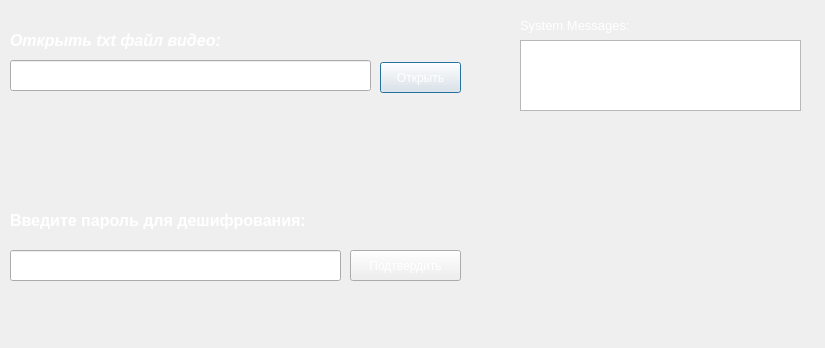
<?xml version="1.0" encoding="UTF-8"?>
<ui version="4.0">
 <class>Dialog_decode_video</class>
 <widget class="QDialog" name="Dialog_decode_video">
  <property name="geometry">
   <rect>
    <x>0</x>
    <y>0</y>
    <width>825</width>
    <height>348</height>
   </rect>
  </property>
  <property name="windowTitle">
   <string>Декодер Видео</string>
  </property>
  <property name="windowIcon">
   <iconset resource="iconscryptor.qrc">
    <normaloff>:/icons/icons/icon.ico</normaloff>:/icons/icons/icon.ico</iconset>
  </property>
  <property name="styleSheet">
   <string notr="true">background-image: url(:/background/icons/background.png);</string>
  </property>
  <widget class="QLineEdit" name="plainTextEdit_for_pass_decode">
   <property name="geometry">
    <rect>
     <x>10</x>
     <y>250</y>
     <width>331</width>
     <height>31</height>
    </rect>
   </property>
   <property name="minimumSize">
    <size>
     <width>0</width>
     <height>0</height>
    </size>
   </property>
   <property name="maximumSize">
    <size>
     <width>1000</width>
     <height>1000</height>
    </size>
   </property>
   <property name="styleSheet">
    <string notr="true">color: rgb(255, 255, 255);
font: 12pt &quot;MS Shell Dlg 2&quot;;</string>
   </property>
   <property name="echoMode">
    <enum>QLineEdit::Password</enum>
   </property>
  </widget>
  <widget class="QLineEdit" name="lineEdit_path">
   <property name="geometry">
    <rect>
     <x>10</x>
     <y>60</y>
     <width>361</width>
     <height>31</height>
    </rect>
   </property>
   <property name="minimumSize">
    <size>
     <width>0</width>
     <height>0</height>
    </size>
   </property>
   <property name="maximumSize">
    <size>
     <width>1000</width>
     <height>1000</height>
    </size>
   </property>
   <property name="styleSheet">
    <string notr="true">color: rgb(255, 255, 255);</string>
   </property>
  </widget>
  <widget class="QPushButton" name="pushButton_open_decode">
   <property name="geometry">
    <rect>
     <x>380</x>
     <y>62</y>
     <width>81</width>
     <height>31</height>
    </rect>
   </property>
   <property name="minimumSize">
    <size>
     <width>0</width>
     <height>0</height>
    </size>
   </property>
   <property name="maximumSize">
    <size>
     <width>1000</width>
     <height>1000</height>
    </size>
   </property>
   <property name="styleSheet">
    <string notr="true">color: rgb(255, 255, 255);</string>
   </property>
   <property name="text">
    <string>Открыть</string>
   </property>
  </widget>
  <widget class="QPushButton" name="pushButton_accept_pass_decode">
   <property name="geometry">
    <rect>
     <x>350</x>
     <y>250</y>
     <width>111</width>
     <height>31</height>
    </rect>
   </property>
   <property name="minimumSize">
    <size>
     <width>0</width>
     <height>0</height>
    </size>
   </property>
   <property name="maximumSize">
    <size>
     <width>1000</width>
     <height>1000</height>
    </size>
   </property>
   <property name="styleSheet">
    <string notr="true">color: rgb(255, 255, 255);</string>
   </property>
   <property name="text">
    <string>Подтвердить</string>
   </property>
  </widget>
  <widget class="QLabel" name="label">
   <property name="geometry">
    <rect>
     <x>10</x>
     <y>190</y>
     <width>591</width>
     <height>61</height>
    </rect>
   </property>
   <property name="minimumSize">
    <size>
     <width>0</width>
     <height>0</height>
    </size>
   </property>
   <property name="maximumSize">
    <size>
     <width>1000</width>
     <height>1000</height>
    </size>
   </property>
   <property name="styleSheet">
    <string notr="true">color: rgb(255, 255, 255);</string>
   </property>
   <property name="text">
    <string>&lt;html&gt;&lt;head/&gt;&lt;body&gt;&lt;p&gt;&lt;span style=&quot; font-size:12pt; font-weight:600;&quot;&gt;Введите пароль для дешифрования:&lt;/span&gt;&lt;/p&gt;&lt;/body&gt;&lt;/html&gt;</string>
   </property>
  </widget>
  <widget class="QTextEdit" name="lineEdit_sys_messages_decode">
   <property name="geometry">
    <rect>
     <x>520</x>
     <y>40</y>
     <width>281</width>
     <height>71</height>
    </rect>
   </property>
   <property name="minimumSize">
    <size>
     <width>0</width>
     <height>0</height>
    </size>
   </property>
   <property name="maximumSize">
    <size>
     <width>1000</width>
     <height>1000</height>
    </size>
   </property>
   <property name="styleSheet">
    <string notr="true">color: rgb(255, 255, 255);</string>
   </property>
  </widget>
  <widget class="QLabel" name="label_3">
   <property name="geometry">
    <rect>
     <x>520</x>
     <y>5</y>
     <width>271</width>
     <height>41</height>
    </rect>
   </property>
   <property name="minimumSize">
    <size>
     <width>0</width>
     <height>0</height>
    </size>
   </property>
   <property name="maximumSize">
    <size>
     <width>1000</width>
     <height>1000</height>
    </size>
   </property>
   <property name="styleSheet">
    <string notr="true">color: rgb(255, 255, 255);</string>
   </property>
   <property name="text">
    <string>&lt;html&gt;&lt;head/&gt;&lt;body&gt;&lt;p&gt;&lt;span style=&quot; font-size:10pt;&quot;&gt;System Messages:&lt;/span&gt;&lt;/p&gt;&lt;/body&gt;&lt;/html&gt;</string>
   </property>
  </widget>
  <widget class="QLabel" name="label_4">
   <property name="geometry">
    <rect>
     <x>10</x>
     <y>20</y>
     <width>451</width>
     <height>41</height>
    </rect>
   </property>
   <property name="minimumSize">
    <size>
     <width>0</width>
     <height>0</height>
    </size>
   </property>
   <property name="maximumSize">
    <size>
     <width>1000</width>
     <height>1000</height>
    </size>
   </property>
   <property name="styleSheet">
    <string notr="true">color: rgb(255, 255, 255);</string>
   </property>
   <property name="text">
    <string>&lt;html&gt;&lt;head/&gt;&lt;body&gt;&lt;p&gt;&lt;span style=&quot; font-size:12pt; font-weight:600; font-style:italic;&quot;&gt;Открыть txt файл видео:&lt;/span&gt;&lt;/p&gt;&lt;/body&gt;&lt;/html&gt;</string>
   </property>
  </widget>
  <zorder>label</zorder>
  <zorder>label_3</zorder>
  <zorder>label_4</zorder>
  <zorder>lineEdit_path</zorder>
  <zorder>pushButton_open_decode</zorder>
  <zorder>plainTextEdit_for_pass_decode</zorder>
  <zorder>pushButton_accept_pass_decode</zorder>
  <zorder>lineEdit_sys_messages_decode</zorder>
 </widget>
 <resources>
  <include location="iconscryptor.qrc"/>
 </resources>
 <connections/>
</ui>
